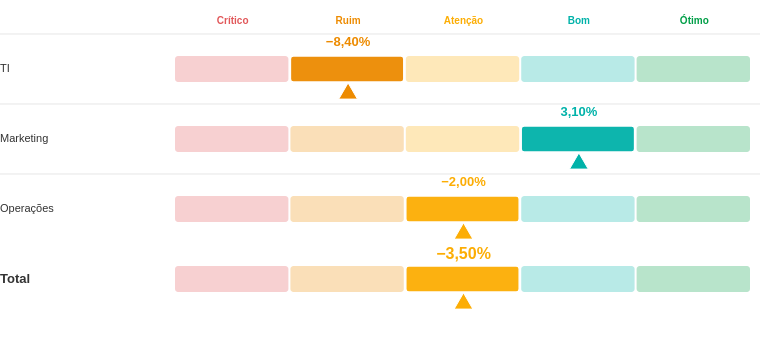

Specify this chart in Vega-Lite:
### Vega specification from a JSON file in a GitHub repository (floating-point values rounded to 4 significant figures)
{"$schema": "https://vega.github.io/schema/vega/v6.json", "description": "PROTÓTIPO Fase 2 — drill da régua para projetos ofensores. Dados fictícios embutidos. Em Deneb: remover os 'values' do dataset e ligar os roles; trocar o signal 'width' por 'pbiContainerWidth'. Testável em vega.github.io/editor (o clique funciona lá).", "width": 760, "height": 360, "autosize": {"type": "none", "resize": true, "contains": "padding"}, "padding": {"left": 0, "right": 0, "top": 8, "bottom": 8}, "signals": [{"name": "totalWidth", "update": "width"}, {"name": "labelWidth", "value": 175}, {"name": "barAreaWidth", "update": "totalWidth - labelWidth - 8"}, {"name": "segW", "update": "barAreaWidth / 5"}, {"name": "headerH", "value": 26}, {"name": "rowH", "value": 70}, {"name": "barH", "value": 26}, {"name": "barOffY", "value": 22}, {"name": "topPad", "value": 46}, {"name": "projRowH", "value": 40}, {"name": "currentArea", "value": null, "on": [{"events": "@areaRow:click", "update": "datum.IsTotal === 1 ? currentArea : datum.Area"}, {"events": "@backBtn:click", "update": "null"}]}], "data": [{"name": "dataset", "values": [{"Nivel": 1, "Area": "TI", "OrdemFinal": 0, "Desvio": -8.4, "Nota": 2, "IsTotal": 0}, {"Nivel": 1, "Area": "Marketing", "OrdemFinal": 1, "Desvio": 3.1, "Nota": 4, "IsTotal": 0}, {"Nivel": 1, "Area": "Operações", "OrdemFinal": 2, "Desvio": -2.0, "Nota": 3, "IsTotal": 0}, {"Nivel": 1, "Area": "Total", "OrdemFinal": 3, "Desvio": -3.5, "Nota": 3, "IsTotal": 1}, {"Nivel": 2, "Area": "TI", "Projeto": "Migração ERP", "Planejado": 500000, "Realizado": 640000, "Desvio": -28.0, "Nota": 1}, {"Nivel": 2, "Area": "TI", "Projeto": "Upgrade Wi-Fi", "Planejado": 80000, "Realizado": 95000, "Desvio": -18.7, "Nota": 2}, {"Nivel": 2, "Area": "TI", "Projeto": "Data Lake", "Planejado": 300000, "Realizado": 330000, "Desvio": -10.0, "Nota": 2}, {"Nivel": 2, "Area": "TI", "Projeto": "Helpdesk", "Planejado": 120000, "Realizado": 118000, "Desvio": 1.7, "Nota": 4}, {"Nivel": 2, "Area": "Marketing", "Projeto": "Rebranding", "Planejado": 150000, "Realizado": 175000, "Desvio": -16.6, "Nota": 2}, {"Nivel": 2, "Area": "Marketing", "Projeto": "Campanha Verão", "Planejado": 200000, "Realizado": 190000, "Desvio": 5.0, "Nota": 4}, {"Nivel": 2, "Area": "Marketing", "Projeto": "SEO", "Planejado": 60000, "Realizado": 58000, "Desvio": 3.3, "Nota": 4}, {"Nivel": 2, "Area": "Operações", "Projeto": "Automação Linha 2", "Planejado": 250000, "Realizado": 300000, "Desvio": -20.0, "Nota": 1}, {"Nivel": 2, "Area": "Operações", "Projeto": "Logística Sul", "Planejado": 400000, "Realizado": 415000, "Desvio": -3.7, "Nota": 3}, {"Nivel": 2, "Area": "Operações", "Projeto": "Estoque", "Planejado": 100000, "Realizado": 99000, "Desvio": 1.0, "Nota": 4}]}, {"name": "nivel1", "source": "dataset", "transform": [{"type": "filter", "expr": "datum.Nivel === 1 && currentArea === null"}, {"type": "collect", "sort": {"field": "OrdemFinal"}}, {"type": "formula", "as": "rowY", "expr": "datum.OrdemFinal * rowH + headerH"}]}, {"name": "zonas", "source": "nivel1", "transform": [{"type": "formula", "as": "zoneArr", "expr": "[1, 2, 3, 4, 5]"}, {"type": "flatten", "fields": ["zoneArr"], "as": ["notaZona"]}]}, {"name": "zoneMeta", "values": [{"n": 1, "label": "Crítico"}, {"n": 2, "label": "Ruim"}, {"n": 3, "label": "Atenção"}, {"n": 4, "label": "Bom"}, {"n": 5, "label": "Ótimo"}], "transform": [{"type": "filter", "expr": "currentArea === null"}]}, {"name": "nivel2", "source": "dataset", "transform": [{"type": "filter", "expr": "datum.Nivel === 2 && datum.Area === currentArea"}, {"type": "formula", "as": "impacto", "expr": "datum.Realizado - datum.Planejado"}, {"type": "formula", "as": "absImpacto", "expr": "abs(datum.impacto)"}, {"type": "collect", "sort": {"field": "absImpacto", "order": "descending"}}, {"type": "window", "ops": ["row_number"], "as": ["idx"]}, {"type": "formula", "as": "rowY", "expr": "(datum.idx - 1) * projRowH + topPad"}]}, {"name": "navState", "values": [{}], "transform": [{"type": "filter", "expr": "currentArea !== null"}]}], "scales": [{"name": "colorScale", "type": "ordinal", "domain": [1, 2, 3, 4, 5], "range": ["#e15759", "#ED8B00", "#fcad04", "#00b2a9", "#009e47"]}, {"name": "xImpacto", "type": "linear", "domain": {"data": "nivel2", "field": "absImpacto"}, "domainMin": 0, "range": [0, {"signal": "barAreaWidth - 150"}], "nice": true}], "marks": [{"type": "text", "from": {"data": "zoneMeta"}, "encode": {"enter": {"align": {"value": "center"}, "baseline": {"value": "middle"}, "fontSize": {"value": 10}, "fontWeight": {"value": "bold"}}, "update": {"x": {"signal": "labelWidth + (datum.n - 0.5) * segW"}, "y": {"signal": "headerH / 2"}, "text": {"field": "label"}, "fill": {"signal": "scale('colorScale', datum.n)"}, "limit": {"signal": "segW - 4"}}}}, {"type": "rect", "name": "areaRow", "from": {"data": "nivel1"}, "encode": {"enter": {"fill": {"value": "#000000"}, "fillOpacity": {"value": 0.001}, "cursor": {"signal": "datum.IsTotal === 1 ? 'default' : 'pointer'"}}, "update": {"x": {"value": 0}, "width": {"signal": "totalWidth"}, "y": {"signal": "datum.rowY"}, "height": {"signal": "rowH"}}}}, {"type": "rule", "from": {"data": "nivel1"}, "encode": {"enter": {"stroke": {"value": "#e0e0e0"}, "strokeWidth": {"value": 1}}, "update": {"x": {"value": 0}, "x2": {"signal": "totalWidth"}, "y": {"field": "rowY"}, "opacity": {"signal": "datum.IsTotal === 1 ? 0 : 0.8"}}}}, {"type": "rect", "from": {"data": "zonas"}, "encode": {"enter": {"strokeWidth": {"value": 1.5}, "cornerRadius": {"value": 3}}, "update": {"x": {"signal": "labelWidth + (datum.notaZona - 1) * segW"}, "width": {"signal": "segW - 2"}, "y": {"signal": "datum.rowY + barOffY"}, "height": {"signal": "barH"}, "fill": {"signal": "scale('colorScale', datum.notaZona)"}, "fillOpacity": {"signal": "!isValid(datum.Nota) ? 0.55 : (datum.notaZona === datum.Nota ? 0.95 : 0.28)"}, "stroke": {"signal": "datum.notaZona === datum.Nota ? '#ffffff' : null"}, "tooltip": {"signal": "{'Área': datum.Area, 'Desvio': isValid(datum.Desvio) ? replace(format(datum.Desvio, '.2f'), '.', ',') + '%' : '--', 'Nota': isValid(datum.Nota) ? datum.Nota : '--'}"}}}}, {"type": "text", "from": {"data": "nivel1"}, "encode": {"enter": {"align": {"value": "left"}, "baseline": {"value": "middle"}, "fill": {"value": "#333333"}}, "update": {"x": {"value": 0}, "y": {"signal": "datum.rowY + barOffY + barH / 2"}, "text": {"field": "Area"}, "fontSize": {"signal": "datum.IsTotal === 1 ? 13 : 11"}, "fontWeight": {"signal": "datum.IsTotal === 1 ? 'bold' : 'normal'"}, "limit": {"signal": "labelWidth - 6"}}}}, {"type": "text", "from": {"data": "nivel1"}, "encode": {"enter": {"align": {"value": "center"}, "baseline": {"value": "top"}, "fontWeight": {"value": "bold"}}, "update": {"x": {"signal": "isValid(datum.Nota) ? labelWidth + (datum.Nota - 0.5) * segW : labelWidth + barAreaWidth / 2"}, "y": {"signal": "datum.rowY + 2"}, "text": {"signal": "isValid(datum.Desvio) ? replace(format(datum.Desvio, '.2f'), '.', ',') + '%' : '--'"}, "fontSize": {"signal": "datum.IsTotal === 1 ? 16 : 13"}, "fill": {"signal": "isValid(datum.Nota) ? scale('colorScale', datum.Nota) : '#aaaaaa'"}}}}, {"type": "symbol", "from": {"data": "nivel1"}, "encode": {"enter": {"shape": {"value": "triangle-up"}, "stroke": {"value": "white"}, "strokeWidth": {"value": 1}}, "update": {"x": {"signal": "isValid(datum.Nota) ? labelWidth + (datum.Nota - 0.5) * segW : -999"}, "y": {"signal": "datum.rowY + barOffY + barH + 9"}, "size": {"signal": "min(segW * 14, 350)"}, "fill": {"signal": "isValid(datum.Nota) ? scale('colorScale', datum.Nota) : 'transparent'"}, "opacity": {"signal": "isValid(datum.Nota) ? 1 : 0"}}}}, {"type": "group", "name": "backBtn", "from": {"data": "navState"}, "encode": {"enter": {"cursor": {"value": "pointer"}}, "update": {"x": {"value": 0}, "y": {"value": 6}, "width": {"value": 86}, "height": {"value": 24}, "fill": {"value": "#f0f0f0"}, "stroke": {"value": "#cccccc"}, "cornerRadius": {"value": 4}}}, "marks": [{"type": "text", "encode": {"enter": {"align": {"value": "center"}, "baseline": {"value": "middle"}, "fill": {"value": "#444444"}, "fontSize": {"value": 11}, "fontWeight": {"value": "bold"}}, "update": {"x": {"value": 43}, "y": {"value": 12}, "text": {"value": "← Voltar"}}}}]}, {"type": "text", "from": {"data": "navState"}, "encode": {"enter": {"align": {"value": "left"}, "baseline": {"value": "middle"}, "fill": {"value": "#333333"}, "fontSize": {"value": 13}, "fontWeight": {"value": "bold"}}, "update": {"x": {"value": 98}, "y": {"value": 18}, "text": {"signal": "'Projetos ofensores — ' + currentArea"}}}}, {"type": "rect", "from": {"data": "nivel2"}, "encode": {"enter": {"cornerRadius": {"value": 3}}, "update": {"x": {"signal": "labelWidth"}, "width": {"signal": "max(scale('xImpacto', datum.absImpacto), 2)"}, "y": {"signal": "datum.rowY"}, "height": {"value": 24}, "fill": {"signal": "scale('colorScale', datum.Nota)"}, "tooltip": {"signal": "{'Projeto': datum.Projeto, 'Planejado': format(datum.Planejado, '$,.0f'), 'Realizado': format(datum.Realizado, '$,.0f'), 'Impacto': format(datum.impacto, '+$,.0f'), 'Desvio': replace(format(datum.Desvio, '.1f'), '.', ',') + '%'}"}}}}, {"type": "text", "from": {"data": "nivel2"}, "encode": {"enter": {"align": {"value": "right"}, "baseline": {"value": "middle"}, "fill": {"value": "#333333"}, "fontSize": {"value": 11}}, "update": {"x": {"signal": "labelWidth - 8"}, "y": {"signal": "datum.rowY + 12"}, "text": {"field": "Projeto"}, "limit": {"signal": "labelWidth - 12"}}}}, {"type": "text", "from": {"data": "nivel2"}, "encode": {"enter": {"align": {"value": "left"}, "baseline": {"value": "middle"}, "fontSize": {"value": 11}, "fontWeight": {"value": "bold"}}, "update": {"x": {"signal": "labelWidth + max(scale('xImpacto', datum.absImpacto), 2) + 8"}, "y": {"signal": "datum.rowY + 12"}, "text": {"signal": "'R$ ' + replace(format(datum.absImpacto, ',.0f'), /,/g, '.') + '  (' + replace(format(datum.Desvio, '.1f'), '.', ',') + '%)'"}, "fill": {"signal": "scale('colorScale', datum.Nota)"}}}}]}
